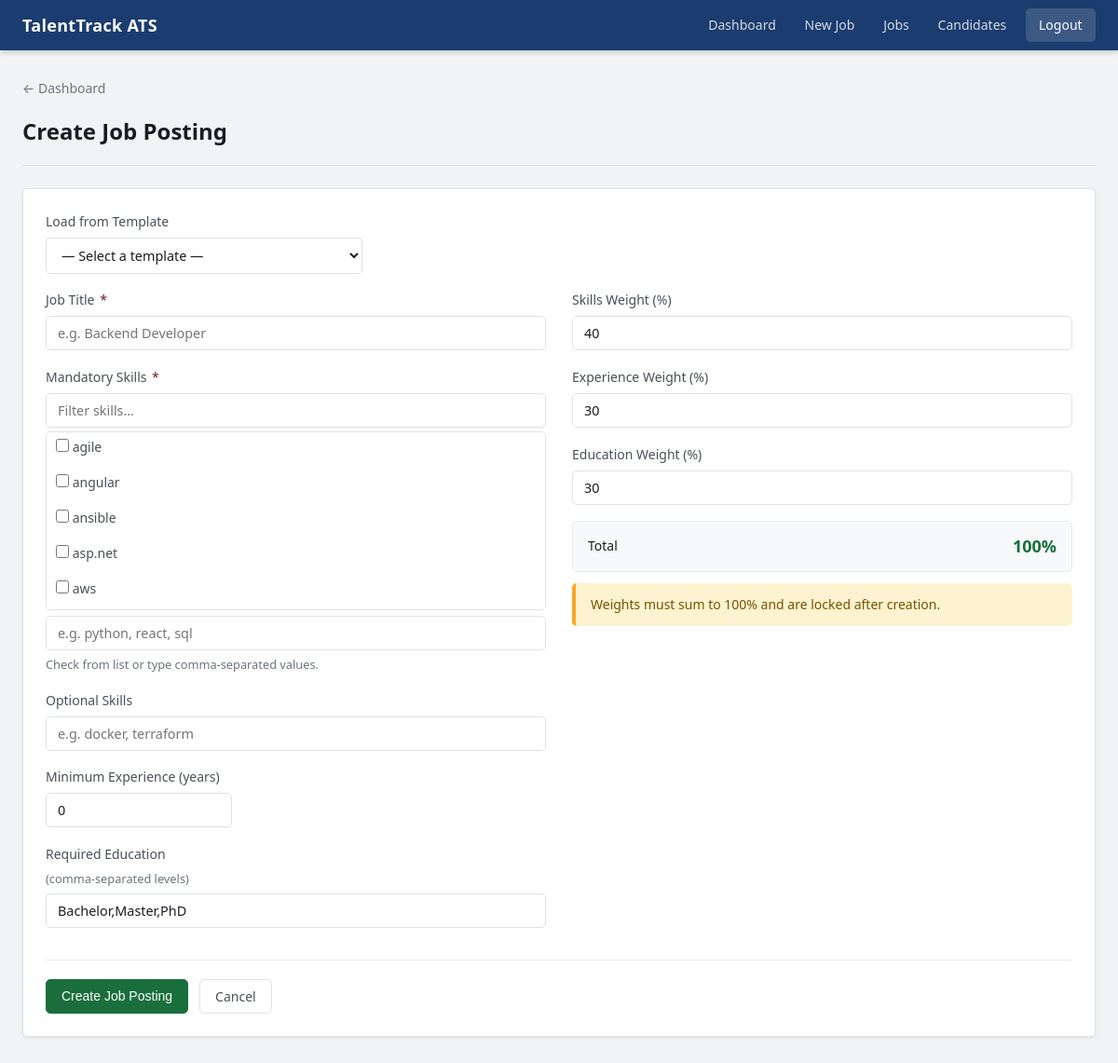
The app's page /hr/create-job (signed in) with its own data.
### tables this page shows
CREATE TABLE skills (
    id INTEGER PRIMARY KEY AUTOINCREMENT,
    name TEXT UNIQUE NOT NULL
);

### hr/routes.py (the view, shortened to what this page needs)
@hr_bp.route('/create-job', methods=['GET', 'POST'])
@hr_required
def create_job_route():
    templates = get_job_templates()
    skills    = get_all_skills()
    return render_template('hr/create_job.html', templates=templates, skills=skills)

### auth/models.py (called while the page is built)
def get_db():
    conn = sqlite3.connect(DATABASE)
    conn.row_factory = sqlite3.Row
    return conn

def hr_required(f):
    @wraps(f)
    def decorated_function(*args, **kwargs):
        if 'user_id' not in session or session.get('role') != 'hr':
            flash('HR access required', 'danger')
            return redirect(url_for('landing'))
        return f(*args, **kwargs)
    return decorated_function

### hr/models.py (called while the page is built)
def get_job_templates():
    conn = get_db()
    cur = conn.cursor()
    cur.execute("SELECT id, title FROM job_templates")
    templates = cur.fetchall()
    conn.close()
    return templates

def get_all_skills():
    conn = get_db()
    rows = conn.execute(
        "SELECT name FROM skills ORDER BY name"
    ).fetchall()
    conn.close()
    return [row["name"] for row in rows]

### templates/hr/create_job.html (shortened to what this page needs)
<!DOCTYPE html>
<html lang="en">
<head>
  <link rel="stylesheet" href="{{ url_for('static', filename='css/style.css') }}">
</head>
<body>
<nav class="navbar">
  <div class="navbar-container">
    <span class="nav-brand">TalentTrack ATS</span>
    <div class="nav-menu">
      <a href="{{ url_for('hr.dashboard') }}">Dashboard</a>
      <a href="{{ url_for('hr.create_job_route') }}">New Job</a>
      <a href="{{ url_for('hr.view_jobs') }}">Jobs</a>
      <a href="{{ url_for('hr.candidates') }}">Candidates</a>
      <a href="{{ url_for('auth.logout') }}" class="btn-logout">Logout</a>
    </div>
  </div>
</nav>
<div class="container">
  <a href="{{ url_for('hr.dashboard') }}" class="back-link">&#8592; Dashboard</a>
  <div class="page-header"><h1>Create Job Posting</h1></div>
  <div class="card">
    <form method="POST" id="jobForm">
      <div class="form-group" style="max-width:340px;">
        <label>Load from Template</label>
        <select id="tplSelect" onchange="loadTemplate()">
          <option value="">— Select a template —</option>
        </select>
      </div>
      <div class="form-row">
        <div>
          <div class="form-group">
            <label for="jobTitle">Job Title <span class="req">*</span></label>
            <input type="text" id="jobTitle" name="title" required placeholder="e.g. Backend Developer">
          </div>
          <div class="form-group">
            <label>Mandatory Skills <span class="req">*</span></label>
            <input type="text" id="skillSearch" placeholder="Filter skills…"
              oninput="filterSkills(this.value)"
              style="margin-bottom:4px;">
            <div class="skill-dropdown" id="skillDropdown">
              {% for skill in skills %}
              <label class="skill-item">
                <input type="checkbox" class="skill-cb" value="{{ skill }}" onchange="syncCbToText()">
                <span>{{ skill }}</span>
              </label>
              {% endfor %}
            </div>
            <input type="text" id="mandatorySkillsTxt" name="mandatory_skills"
              placeholder="e.g. python, react, sql"
              oninput="syncTextToCb(this.value)"
              style="margin-top:6px;">
            <small>Check from list or type comma-separated values.</small>
          </div>
          <div class="form-group">
            <label>Optional Skills</label>
            <input type="text" name="optional_skills" placeholder="e.g. docker, terraform">
          </div>
          <div class="form-group" style="max-width:200px;">
            <label>Minimum Experience (years)</label>
            <input type="number" id="minExp" name="min_experience" min="0" value="0" required>
          </div>
          <div class="form-group">
            <label>Required Education <small>(comma-separated levels)</small></label>
            <input type="text" id="reqEdu" name="required_education" value="Bachelor,Master,PhD" required>
          </div>
        </div>
        <div>
          <div class="form-group">
            <label>Skills Weight (%)</label>
            <input type="number" id="wSkill" name="skill_weight" min="0" max="100" value="40" required onchange="updateTotal()">
          </div>
          <div class="form-group">
            <label>Experience Weight (%)</label>
            <input type="number" id="wExp" name="experience_weight" min="0" max="100" value="30" required onchange="updateTotal()">
          </div>
          <div class="form-group">
            <label>Education Weight (%)</label>
            <input type="number" id="wEdu" name="education_weight" min="0" max="100" value="30" required onchange="updateTotal()">
          </div>
          <div class="weight-display">
            <span>Total</span>
            <span class="wt-num wt-ok" id="wtDisplay">100%</span>
          </div>
          <div class="alert alert-warning" style="margin-top:.75rem;">
            Weights must sum to 100% and are locked after creation.
          </div>
        </div>
      </div>
      <div class="form-actions">
        <button type="submit" class="btn btn-success">Create Job Posting</button>
        <a href="{{ url_for('hr.dashboard') }}" class="btn btn-secondary">Cancel</a>
      </div>
    </form>
  </div>
</div>
</body>
</html>

### static/css/style.css (style rules this page uses)
*, *::before, *::after { box-sizing: border-box; margin: 0; padding: 0; }
:root { --blue: #1a3c6e; --blue-hover: #14305a; --blue-light: #e8eef7; --green: #1a6e3c; --green-bg: #e6f4ec; --red: #6e1a1a; --red-bg: #f4e6e6; --amber: #7a5200; --amber-bg: #fef3d0; --gray-50: #f8f9fa; --gray-100: #f1f3f5; --gray-200: #e9ecef; --gray-300: #dee2e6; --gray-500: #6c757d; --gray-700: #495057; --gray-900: #1a1d23; --white: #ffffff; --radius: 5px; --shadow-sm: 0 1px 3px rgba(0,0,0,.08); --shadow: 0 2px 8px rgba(0,0,0,.10); --font: 'Segoe UI', system-ui, -apple-system, sans-serif; }
body { font-family: var(--font); background: var(--gray-100); color: var(--gray-900); font-size: 0.9375rem; line-height: 1.6; min-height: 100vh; }
.navbar { background: var(--blue); box-shadow: 0 2px 6px rgba(0,0,0,.18); position: sticky; top: 0; z-index: 100; }
.navbar-container { max-width: 1200px; margin: 0 auto; display: flex; align-items: center; justify-content: space-between; padding: 0 1.5rem; height: 54px; }
.nav-brand { font-size: 1.125rem; font-weight: 700; color: var(--white); letter-spacing: .3px; }
.nav-menu { display: flex; align-items: center; gap: 2px; }
.nav-menu a { color: rgba(255,255,255,.82); text-decoration: none; font-size: 0.875rem; font-weight: 500; padding: .4rem .9rem; border-radius: var(--radius); transition: background .15s, color .15s; }
.nav-menu .btn-logout { background: rgba(255,255,255,.15); color: #fff; margin-left: .25rem; }
.container { max-width: 1200px; margin: 0 auto; padding: 1.75rem 1.5rem; }
.page-header { margin-bottom: 1.5rem; padding-bottom: 1rem; border-bottom: 1px solid var(--gray-300); }
.page-header h1 { font-size: 1.5rem; font-weight: 700; color: var(--gray-900); }
.card { background: var(--white); border: 1px solid var(--gray-300); border-radius: var(--radius); padding: 1.5rem; margin-bottom: 1.25rem; box-shadow: var(--shadow-sm); }
.btn { display: inline-flex; align-items: center; gap: .35rem; padding: .45rem 1rem; font-size: .875rem; font-weight: 500; border: 1px solid transparent; border-radius: var(--radius); cursor: pointer; text-decoration: none; transition: all .15s; line-height: 1.5; white-space: nowrap; }
.btn-success { background: var(--green); color: #fff; border-color: var(--green); }
.btn-secondary { background: var(--white); color: var(--gray-700); border-color: var(--gray-300); }
.form-group { margin-bottom: 1.1rem; }
.form-group label { display: block; font-weight: 500; font-size: .875rem; color: var(--gray-700); margin-bottom: .35rem; }
.form-group label .req { color: var(--red); margin-left: 2px; }
.form-group input, .form-group select, .form-group textarea { width: 100%; padding: .5rem .75rem; font-size: .9rem; font-family: var(--font); border: 1px solid var(--gray-300); border-radius: var(--radius); background: var(--white); color: var(--gray-900); transition: border-color .15s, box-shadow .15s; }
.form-group small { display: block; margin-top: .3rem; font-size: .8rem; color: var(--gray-500); }
.form-row { display: grid; grid-template-columns: 1fr 1fr; gap: 1.75rem; }
.form-actions { display: flex; gap: .75rem; padding-top: 1.25rem; margin-top: 1rem; border-top: 1px solid var(--gray-200); }
.alert { padding: .75rem 1rem; border-radius: var(--radius); font-size: .875rem; margin-bottom: 1rem; border-left: 4px solid; }
.alert-warning { background: var(--amber-bg); color: var(--amber); border-color: #f9a825; }
.skill-dropdown { border: 1px solid var(--gray-300); border-radius: var(--radius); max-height: 192px; overflow-y: auto; background: var(--white); }
.skill-item { display: flex; align-items: center; gap: 8px; padding: 5px 10px; margin: 0; font-size: .875rem; cursor: pointer; color: var(--gray-900); user-select: none; }
.skill-item input[type=checkbox] { width: 14px; height: 14px; margin: 0; cursor: pointer; flex-shrink: 0; accent-color: var(--blue); }
.weight-display { padding: .75rem 1rem; background: var(--gray-50); border: 1px solid var(--gray-200); border-radius: var(--radius); display: flex; align-items: center; justify-content: space-between; font-size: .875rem; }
.weight-display .wt-num { font-size: 1.125rem; font-weight: 700; }
.wt-ok { color: var(--green); }
.back-link { display: inline-flex; align-items: center; gap: .3rem; font-size: .875rem; color: var(--gray-500); text-decoration: none; margin-bottom: 1rem; }

### records on screen
skills: name "agile"
skills: name "angular"
skills: name "ansible"
skills: name "asp.net"
skills: name "aws"
